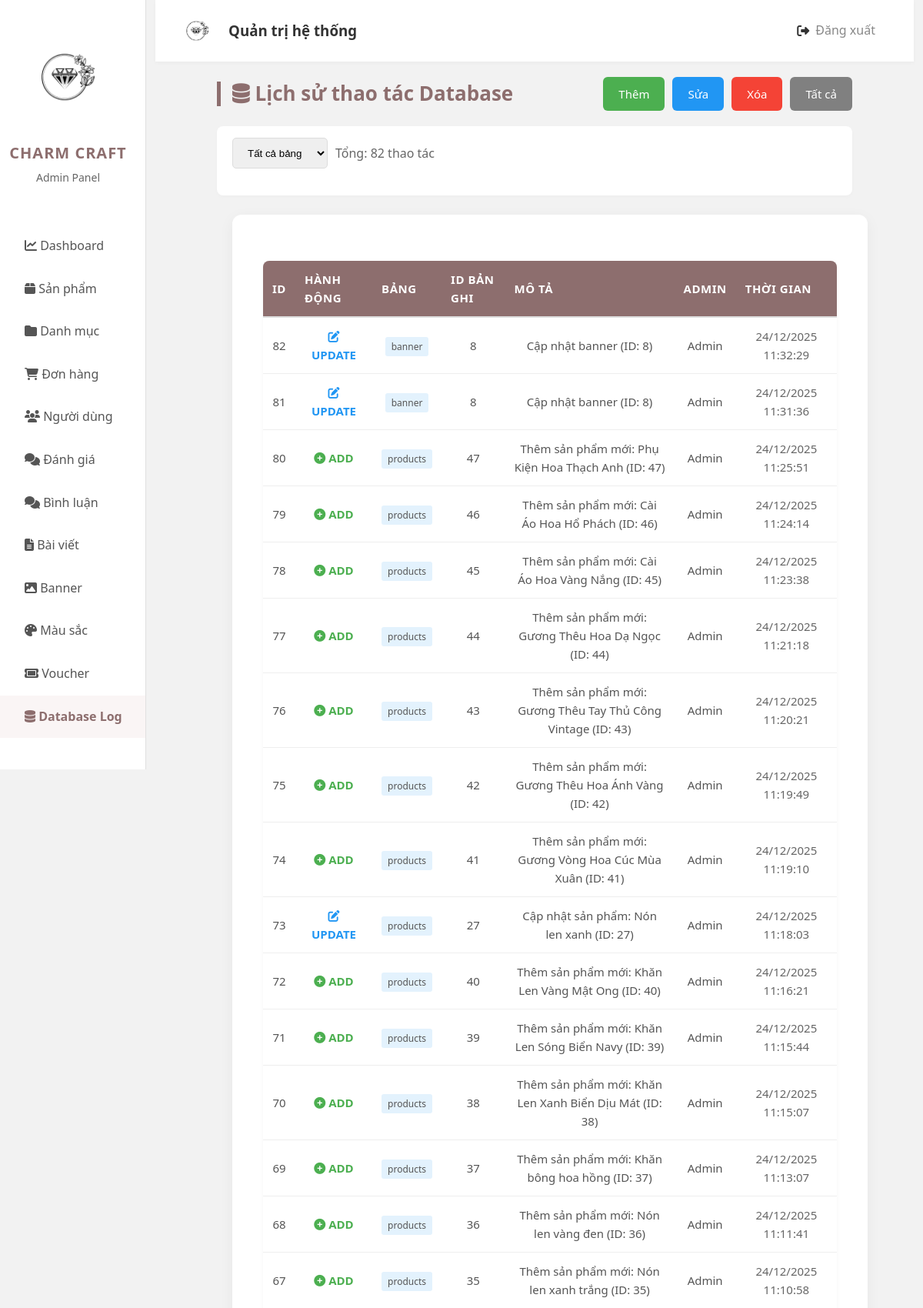
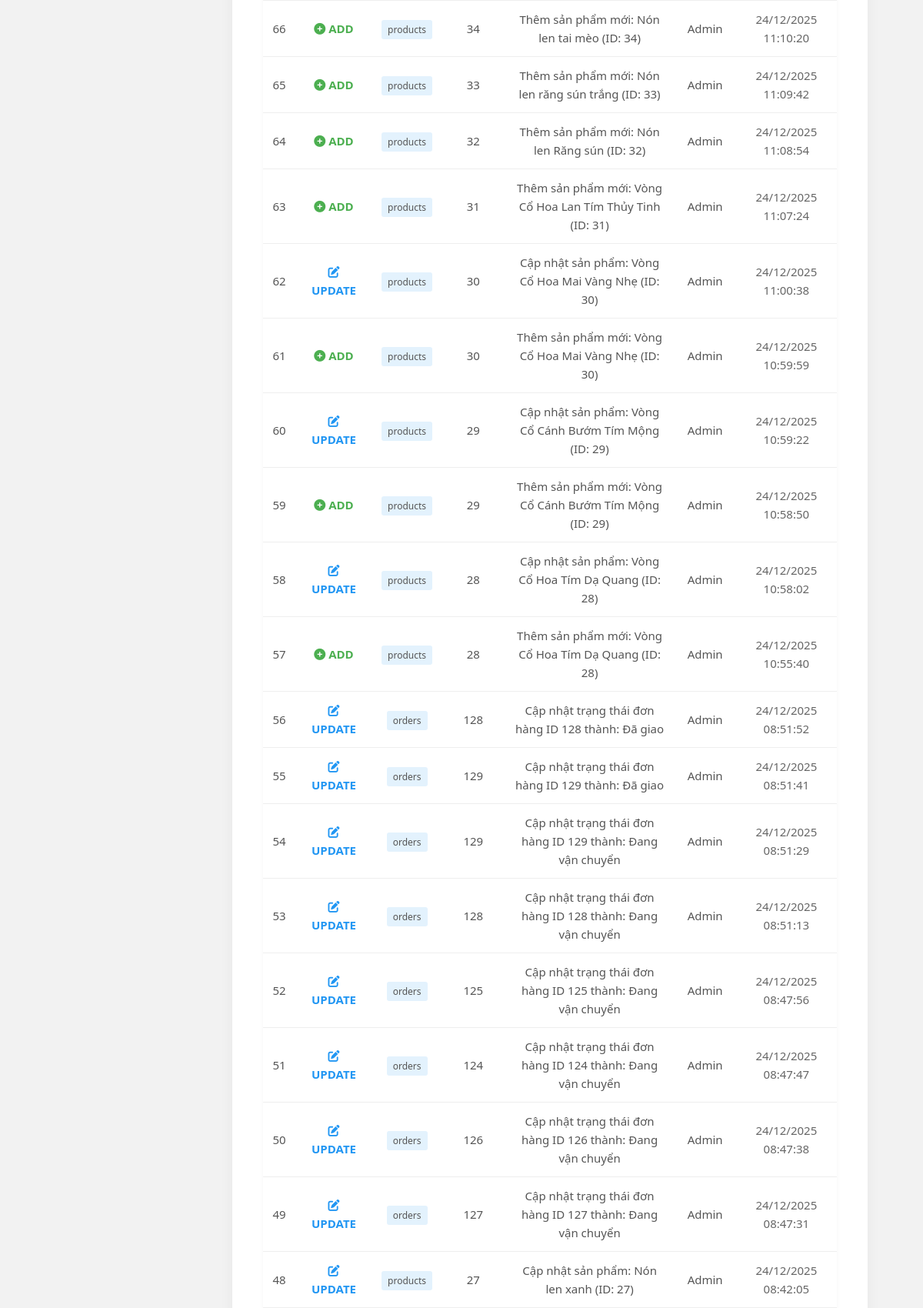
/admin/index.php?page=log (upper part), run on the app's committed database (2 pictures, top to bottom).
### tables this page shows
CREATE TABLE `admin_logs` (
  `id` int(11) NOT NULL,
  `action` varchar(50) NOT NULL COMMENT 'Loại hành động: add, update, delete',
  `table_name` varchar(50) NOT NULL COMMENT 'Tên bảng được thao tác',
  `record_id` int(11) DEFAULT NULL COMMENT 'ID của bản ghi được thao tác',
  `description` text DEFAULT NULL COMMENT 'Mô tả chi tiết',
  `admin_name` varchar(100) DEFAULT 'Admin' COMMENT 'Tên admin thực hiện',
  `created_at` timestamp NOT NULL DEFAULT current_timestamp()
);

### admin/app/controller/adminLogController.php (called while the page is built, shortened)
<?php
class AdminLogController {
    private $logModel;
    function __construct() {
        $this->logModel = new AdminLogModel();
    }
    function renderView($view, $data = null) {
        $view = './app/view/' . $view . '.php';
        require_once $view;
    }
   function viewLogs() {
    $page  = isset($_GET['p']) ? (int)$_GET['p'] : 1;
    $limit = 50;
    $offset = ($page - 1) * $limit;
    $tableFilter  = $_GET['table']  ?? '';
    $actionFilter = $_GET['action'] ?? '';
    $this->data = [];
    if ($tableFilter) {
        $this->data['logs'] = $this->logModel->getLogsByTable($tableFilter, $limit, $offset);
        $totalLogs = $this->logModel->getTotalLogsByTable($tableFilter);
    } elseif ($actionFilter) {
        $this->data['logs'] = $this->logModel->getLogsByAction($actionFilter, $limit, $offset);
        $totalLogs = $this->logModel->getTotalLogsByAction($actionFilter);
    } else {
        $this->data['logs'] = $this->logModel->getLogsPaginated($page, $limit);
        $totalLogs = $this->logModel->getTotalLogs();
    }
    $this->data['totalLogs']   = $totalLogs;
    $this->data['currentPage'] = $page;
    $this->data['totalPages']  = ceil($totalLogs / $limit);
    $this->data['tableFilter'] = $tableFilter;
    $this->data['actionFilter'] = $actionFilter;
    $this->renderView('log', $this->data);
}
}

### app/model/database.php (called while the page is built, shortened)
<?php
class DataBase
{
    private $servername = "localhost";
    private $username = "root";
    private $password = "";
    private $dbname = "da";
    private $conn;
    public function __construct()
    {
        try {
            $this->conn = new PDO("mysql:host=$this->servername;dbname=$this->dbname", $this->username, $this->password);
            $this->conn->setAttribute(PDO::ATTR_ERRMODE, PDO::ERRMODE_EXCEPTION);
        } catch (PDOException $e) {
            echo "Connection failed: " . $e->getMessage();
        }
    }
    public function query($sql, $param = []): mixed
    {
        $this->stmt = $this->conn->prepare($sql);
        $this->stmt->execute($param);
        return $this->stmt;
    }
    public function getAll($sql, $param = []): mixed
    {
        $statement = $this->query($sql, $param);
        return $statement->fetchAll(PDO::FETCH_ASSOC);
    }
}

### app/model/adminLogModel.php (called while the page is built, shortened)
<?php
class AdminLogModel {
    private $db;
    function __construct() {
        $this->db = new DataBase();
    }
    public function createTableIfNotExists() {
        $sql = "CREATE TABLE IF NOT EXISTS admin_logs (
            id INT AUTO_INCREMENT PRIMARY KEY,
            action VARCHAR(50) NOT NULL COMMENT 'Loại hành động: add, update, delete',
            table_name VARCHAR(50) NOT NULL COMMENT 'Tên bảng được thao tác',
            record_id INT COMMENT 'ID của bản ghi được thao tác',
            description TEXT COMMENT 'Mô tả chi tiết',
            admin_name VARCHAR(100) DEFAULT 'Admin' COMMENT 'Tên admin thực hiện',
            created_at TIMESTAMP DEFAULT CURRENT_TIMESTAMP,
            INDEX idx_action (action),
            INDEX idx_table (table_name),
            INDEX idx_created (created_at)
        ) ENGINE=InnoDB DEFAULT CHARSET=utf8mb4 COLLATE=utf8mb4_unicode_ci";
        try {
            $this->db->query($sql);
            return true;
        } catch (Exception $e) {
            return false;
        }
    }
    public function getLogsPaginated($page = 1, $limit = 50) {
    $this->createTableIfNotExists();
    $limit  = (int)$limit;
    $offset = ($page - 1) * $limit;
    $sql = "SELECT * FROM admin_logs ORDER BY created_at DESC LIMIT $limit OFFSET $offset";
    return $this->db->getAll($sql);
}
}

### admin/app/view/log.php (the view, shortened to what this page needs)
<?php
$data['logs'] = $data['logs'] ?? [];
$data['totalLogs'] = $data['totalLogs'] ?? 0;
$data['currentPage'] = $data['currentPage'] ?? 1;
$data['totalPages'] = $data['totalPages'] ?? 1;
$data['tableFilter'] = $data['tableFilter'] ?? '';
$data['actionFilter'] = $data['actionFilter'] ?? '';
?>
<div class="main" style="margin: 0 80px;">
    <div class="main-category">
        <div class="main-danhmuc">
            <p><i class="fa-solid fa-database"></i> Lịch sử thao tác Database</p>
            <div style="display: flex; gap: 10px;">
                <a href="?page=log&action=add" style="background-color: #4CAF50;">Thêm</a>
                <a href="?page=log&action=update" style="background-color: #2196F3;">Sửa</a>
                <a href="?page=log&action=delete" style="background-color: #f44336;">Xóa</a>
                <a href="?page=log" style="background-color: #808080;">Tất cả</a>
            </div>
        </div>
        <div class="main-header">
            <div class="right-main-header">
                <div style="display: flex; gap: 10px; margin-bottom: 20px;">
                    <select id="tableFilter" onchange="filterByTable(this.value)" style="padding: 8px 15px; border-radius: 5px; border: 1px solid #ddd;">
                        <option value="">Tất cả bảng</option>
                    </select>
                    <span style="line-height: 40px; color: #666;">Tổng: <?= $data['totalLogs'] ?> thao tác</span>
                </div>
            </div>
        </div>
    </div>
    <div class="main-product" style="margin: 20px;">
        <table style="width: 100%; border-collapse: collapse;">
            <thead>
                <tr style="background-color: #f5f5f5; border-bottom: 2px solid #ddd;">
                    <th style="padding: 12px; text-align: left; border-bottom: 2px solid #ddd;">ID</th>
                    <th style="padding: 12px; text-align: left; border-bottom: 2px solid #ddd;">Hành động</th>
                    <th style="padding: 12px; text-align: left; border-bottom: 2px solid #ddd;">Bảng</th>
                    <th style="padding: 12px; text-align: left; border-bottom: 2px solid #ddd;">ID bản ghi</th>
                    <th style="padding: 12px; text-align: left; border-bottom: 2px solid #ddd;">Mô tả</th>
                    <th style="padding: 12px; text-align: left; border-bottom: 2px solid #ddd;">Admin</th>
                    <th style="padding: 12px; text-align: left; border-bottom: 2px solid #ddd;">Thời gian</th>
                </tr>
            </thead>
            <tbody>
                <?php if (!empty($data['logs'])): ?>
                    <?php foreach ($data['logs'] as $log):
                        extract($log);
                        $actionColor = '';
                        $actionIcon = '';
                        switch($action) {
                            case 'add':
                                $actionColor = '#4CAF50';
                                $actionIcon = 'fa-plus-circle';
                                break;
                            case 'update':
                                $actionColor = '#2196F3';
                                $actionIcon = 'fa-edit';
                                break;
                        }
                    ?>
                        <tr style="border-bottom: 1px solid #eee; transition: background 0.2s;" onmouseover="this.style.background='#f9f9f9'" onmouseout="this.style.background='white'">
                            <td style="padding: 12px;"><?= $id ?></td>
                            <td style="padding: 12px;">
                                <span style="color: <?= $actionColor ?>; font-weight: bold;">
                                    <i class="fa-solid <?= $actionIcon ?>"></i>
                                    <?= strtoupper($action) ?>
                                </span>
                            </td>
                            <td style="padding: 12px;">
                                <span style="background-color: #e3f2fd; padding: 4px 8px; border-radius: 3px; font-size: 12px;">
                                    <?= $table_name ?>
                                </span>
                            </td>
                            <td style="padding: 12px;"><?= $record_id ?? '-' ?></td>
                            <td style="padding: 12px; max-width: 400px; word-wrap: break-word;"><?= htmlspecialchars($description) ?></td>
                            <td style="padding: 12px;"><?= htmlspecialchars($admin_name) ?></td>
                            <td style="padding: 12px; color: #666;">
                                <?= date('d/m/Y H:i:s', strtotime($created_at)) ?>
                            </td>
                        </tr>
                    <?php endforeach; ?>
                <?php endif; ?>
            </tbody>
        </table>
    </div>
</div>

### admin/public/css/grid.css (style rules this page uses)
* { margin: 0; padding: 0; box-sizing: border-box; }

### admin/public/css/Admin.css (style rules this page uses)
body { font-family: "Segoe UI", Tahoma, Geneva, Verdana, sans-serif; background-color: #f2f2f2; color: #333; line-height: 1.6; }
.main { margin: 30px 50px; padding-bottom: 50px; }
.main-category { display: flex; flex-direction: column; margin-bottom: 25px; }
.main-danhmuc { display: flex; justify-content: space-between; align-items: center; margin-bottom: 20px; }
.main-danhmuc p { font-size: 26px; margin: 0; color: #8d6e6e; font-weight: 700; border-left: 5px solid #8d6e6e; padding-left: 15px; line-height: 1.2; }
.main-danhmuc a { font-size: 15px; text-decoration: none; color: white; border-radius: 6px; background-color: #757575; padding: 10px 20px; transition: all 0.3s ease; display: inline-flex; align-items: center; gap: 8px; }
.main-header { background-color: #fff; padding: 15px 20px; border-radius: 8px; box-shadow: 0 2px 5px rgba(0, 0, 0, 0.02); display: flex; justify-content: space-between; align-items: center; flex-wrap: wrap; gap: 15px; }
.right-main-header { display: flex; align-items: center; gap: 10px; }
table { width: 100%; margin-top: 20px; background: #fff; border-radius: 8px; overflow: hidden; box-shadow: 0 4px 6px rgba(0, 0, 0, 0.04); border-collapse: collapse; }
table th { background-color: #8d6e6e; color: white; padding: 18px 15px; text-align: center; font-weight: 600; font-size: 15px; text-transform: uppercase; letter-spacing: 0.5px; }
table td { padding: 15px; text-align: center; border-bottom: 1px solid #eee; vertical-align: middle; color: #555; font-size: 15px; }
.main-product { margin: 0 auto; background-color: #fff; padding: 40px; border-radius: 12px; box-shadow: 0 5px 20px rgba(0, 0, 0, 0.05); max-width: 100%; width: 100%; }
.main-product table { width: 100%; table-layout: auto; }

### data on the page
admin_logs: id "82", action "UPDATE", table_name "banner", record "8", description "Cập nhật banner (ID: 8)", admin_name "Admin", created_at "24/12/2025 11:32:29"
admin_logs: id "81", action "UPDATE", table_name "banner", record "8", description "Cập nhật banner (ID: 8)", admin_name "Admin", created_at "24/12/2025 11:31:36"
admin_logs: id "80", action "ADD", table_name "products", record "47", description "Thêm sản phẩm mới: Phụ Kiện Hoa Thạch Anh (ID: 47)", admin_name "Admin", created_at "24/12/2025 11:25:51"
admin_logs: id "79", action "ADD", table_name "products", record "46", description "Thêm sản phẩm mới: Cài Áo Hoa Hổ Phách (ID: 46)", admin_name "Admin", created_at "24/12/2025 11:24:14"
admin_logs: id "78", action "ADD", table_name "products", record "45", description "Thêm sản phẩm mới: Cài Áo Hoa Vàng Nắng (ID: 45)", admin_name "Admin", created_at "24/12/2025 11:23:38"
admin_logs: id "77", action "ADD", table_name "products", record "44", description "Thêm sản phẩm mới: Gương Thêu Hoa Dạ Ngọc (ID: 44)", admin_name "Admin", created_at "24/12/2025 11:21:18"
admin_logs: id "76", action "ADD", table_name "products", record "43", description "Thêm sản phẩm mới: Gương Thêu Tay Thủ Công Vintage (ID: 43)", admin_name "Admin", created_at "24/12/2025 11:20:21"
admin_logs: id "75", action "ADD", table_name "products", record "42", description "Thêm sản phẩm mới: Gương Thêu Hoa Ánh Vàng (ID: 42)", admin_name "Admin", created_at "24/12/2025 11:19:49"
admin_logs: id "74", action "ADD", table_name "products", record "41", description "Thêm sản phẩm mới: Gương Vòng Hoa Cúc Mùa Xuân (ID: 41)", admin_name "Admin", created_at "24/12/2025 11:19:10"
admin_logs: id "73", action "UPDATE", table_name "products", record "27", description "Cập nhật sản phẩm: Nón len xanh (ID: 27)", admin_name "Admin", created_at "24/12/2025 11:18:03"
admin_logs: id "72", action "ADD", table_name "products", record "40", description "Thêm sản phẩm mới: Khăn Len Vàng Mật Ong (ID: 40)", admin_name "Admin", created_at "24/12/2025 11:16:21"
admin_logs: id "71", action "ADD", table_name "products", record "39", description "Thêm sản phẩm mới: Khăn Len Sóng Biển Navy (ID: 39)", admin_name "Admin", created_at "24/12/2025 11:15:44"
admin_logs: id "70", action "ADD", table_name "products", record "38", description "Thêm sản phẩm mới: Khăn Len Xanh Biển Dịu Mát (ID: 38)", admin_name "Admin", created_at "24/12/2025 11:15:07"
admin_logs: id "69", action "ADD", table_name "products", record "37", description "Thêm sản phẩm mới: Khăn bông hoa hồng (ID: 37)", admin_name "Admin", created_at "24/12/2025 11:13:07"
admin_logs: id "68", action "ADD", table_name "products", record "36", description "Thêm sản phẩm mới: Nón len vàng đen (ID: 36)", admin_name "Admin", created_at "24/12/2025 11:11:41"
admin_logs: id "67", action "ADD", table_name "products", record "35", description "Thêm sản phẩm mới: Nón len xanh trắng (ID: 35)", admin_name "Admin", created_at "24/12/2025 11:10:58"
admin_logs: id "66", action "ADD", table_name "products", record "34", description "Thêm sản phẩm mới: Nón len tai mèo (ID: 34)", admin_name "Admin", created_at "24/12/2025 11:10:20"
admin_logs: id "65", action "ADD", table_name "products", record "33", description "Thêm sản phẩm mới: Nón len răng sún trắng (ID: 33)", admin_name "Admin", created_at "24/12/2025 11:09:42"
admin_logs: id "64", action "ADD", table_name "products", record "32", description "Thêm sản phẩm mới: Nón len Răng sún (ID: 32)", admin_name "Admin", created_at "24/12/2025 11:08:54"
admin_logs: id "63", action "ADD", table_name "products", record "31", description "Thêm sản phẩm mới: Vòng Cổ Hoa Lan Tím Thủy Tinh (ID: 31)", admin_name "Admin", created_at "24/12/2025 11:07:24"
admin_logs: id "62", action "UPDATE", table_name "products", record "30", description "Cập nhật sản phẩm: Vòng Cổ Hoa Mai Vàng Nhẹ (ID: 30)", admin_name "Admin", created_at "24/12/2025 11:00:38"
admin_logs: id "61", action "ADD", table_name "products", record "30", description "Thêm sản phẩm mới: Vòng Cổ Hoa Mai Vàng Nhẹ (ID: 30)", admin_name "Admin", created_at "24/12/2025 10:59:59"
admin_logs: id "60", action "UPDATE", table_name "products", record "29", description "Cập nhật sản phẩm: Vòng Cổ Cánh Bướm Tím Mộng (ID: 29)", admin_name "Admin", created_at "24/12/2025 10:59:22"
admin_logs: id "59", action "ADD", table_name "products", record "29", description "Thêm sản phẩm mới: Vòng Cổ Cánh Bướm Tím Mộng (ID: 29)", admin_name "Admin", created_at "24/12/2025 10:58:50"
admin_logs: id "58", action "UPDATE", table_name "products", record "28", description "Cập nhật sản phẩm: Vòng Cổ Hoa Tím Dạ Quang (ID: 28)", admin_name "Admin", created_at "24/12/2025 10:58:02"
admin_logs: id "57", action "ADD", table_name "products", record "28", description "Thêm sản phẩm mới: Vòng Cổ Hoa Tím Dạ Quang (ID: 28)", admin_name "Admin", created_at "24/12/2025 10:55:40"
admin_logs: id "56", action "UPDATE", table_name "orders", record "128", description "Cập nhật trạng thái đơn hàng ID 128 thành: Đã giao", admin_name "Admin", created_at "24/12/2025 08:51:52"
admin_logs: id "55", action "UPDATE", table_name "orders", record "129", description "Cập nhật trạng thái đơn hàng ID 129 thành: Đã giao", admin_name "Admin", created_at "24/12/2025 08:51:41"
admin_logs: id "54", action "UPDATE", table_name "orders", record "129", description "Cập nhật trạng thái đơn hàng ID 129 thành: Đang vận chuyển", admin_name "Admin", created_at "24/12/2025 08:51:29"
admin_logs: id "53", action "UPDATE", table_name "orders", record "128", description "Cập nhật trạng thái đơn hàng ID 128 thành: Đang vận chuyển", admin_name "Admin", created_at "24/12/2025 08:51:13"
admin_logs: id "52", action "UPDATE", table_name "orders", record "125", description "Cập nhật trạng thái đơn hàng ID 125 thành: Đang vận chuyển", admin_name "Admin", created_at "24/12/2025 08:47:56"
admin_logs: id "51", action "UPDATE", table_name "orders", record "124", description "Cập nhật trạng thái đơn hàng ID 124 thành: Đang vận chuyển", admin_name "Admin", created_at "24/12/2025 08:47:47"
admin_logs: id "50", action "UPDATE", table_name "orders", record "126", description "Cập nhật trạng thái đơn hàng ID 126 thành: Đang vận chuyển", admin_name "Admin", created_at "24/12/2025 08:47:38"
admin_logs: id "49", action "UPDATE", table_name "orders", record "127", description "Cập nhật trạng thái đơn hàng ID 127 thành: Đang vận chuyển", admin_name "Admin", created_at "24/12/2025 08:47:31"
admin_logs: id "48", action "UPDATE", table_name "products", record "27", description "Cập nhật sản phẩm: Nón len xanh (ID: 27)", admin_name "Admin", created_at "24/12/2025 08:42:05"

### other printed values
$data['totalLogs'] "82"
